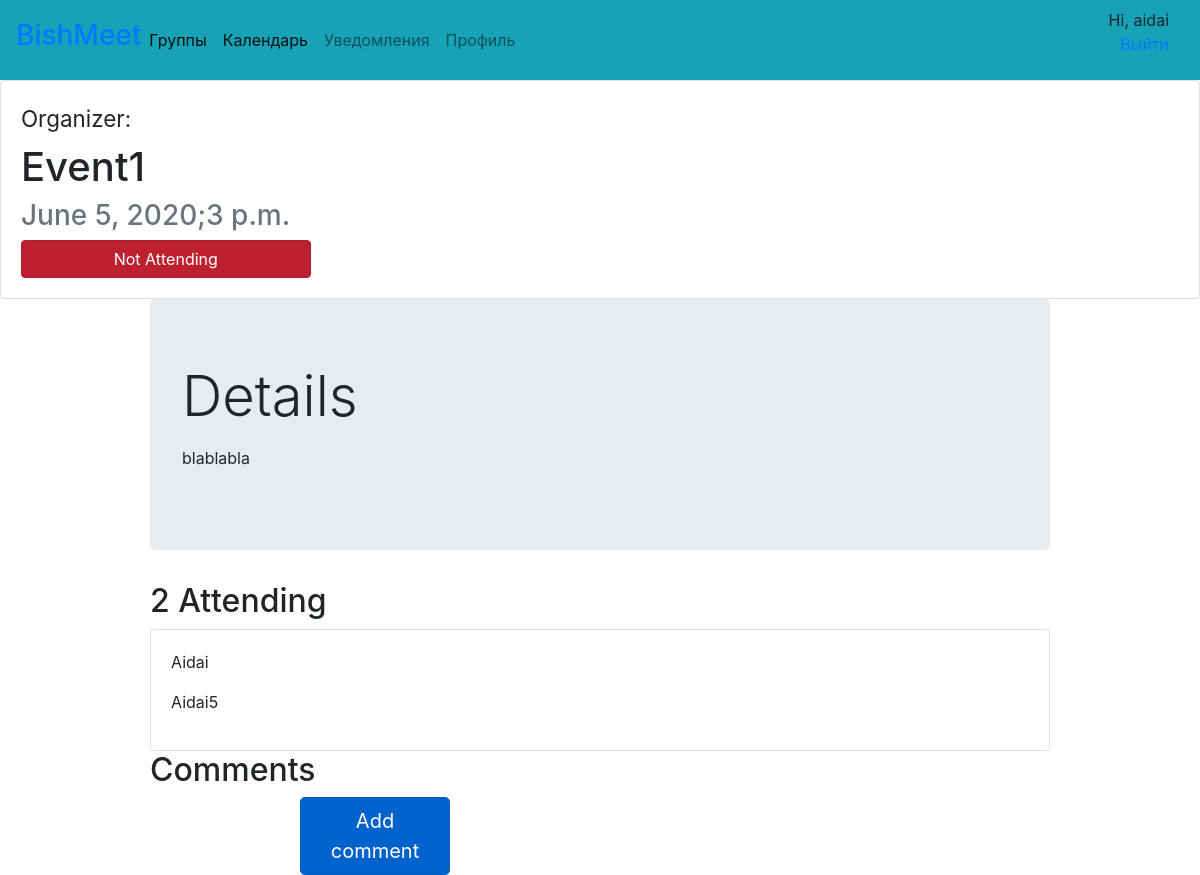
The app's page /events/events/1/ (signed in) with its own data.
### events/models.py (models this page shows, shortened)
class Event(models.Model):
    user = models.ForeignKey(User, related_name='events', on_delete=models.CASCADE)
    group = models.ForeignKey(Group, related_name='events', null=True, blank=True, on_delete=models.CASCADE)
    name = models.CharField(max_length=50)
    details = HTMLField('Details')
    venue = models.CharField(max_length=200)
    date = models.DateField(help_text='Please use the following format: <em>YYYY-MM-DD</em>.')
    time = models.TimeField(help_text='Please use the following format: <em>HH:MM:SS<em>')
    attendees = models.ManyToManyField(settings.AUTH_USER_MODEL, related_name='attending', blank=True)
    num_of_attendees = models.PositiveIntegerField(default=0, blank=True)
    class Meta:
        verbose_name = 'event'
        verbose_name_plural = 'events'
        ordering = ['date', 'time']
    def get_number_of_attendees(self):
        return self.attendees.all().count()

### events/views.py (the view, shortened to what this page needs)
# urls.py: path('events/<int:pk>/', EventDetail.as_view(), name='event-detail'),
class EventDetail(LoginRequiredMixin, View):
    def get(self, request, *args, **kwargs):
        view = EventDisplay.as_view()
        return view(request, *args, **kwargs)

### events/views.py (called while the page is built)
    def get_context_data(self, **kwargs):
        context = super().get_context_data(**kwargs)
        context['attending'] = self.get_object().attendees.all
        return context

### events/templates/events/detail.html (shortened to what this page needs)
{% extends 'events/base.html' %}
{% load events_tags %}
{% load events_filters %}
{% load crispy_forms_filters %}
{% load cloudinary %}
  {% block content %}
      <div class="card">
        <div class="card-body">
            <h3 class="card-text"><small>Organizer: {{ event.creator|capfirst }}</small></h3>
            <h1 class="card-text">{{ event.name }}</h1>
            <h3 class="card-text text-muted float-left">{{ event.date }}; </h3>
            <h3 class="card-text text-muted">{{ event.time }}</h3>
            {% if request.user in attending %}
                <a class="btn btn-danger btn active w-25" href="{% url 'events:not_attend_event' event.id %}">Not Attending</a>
            {% else %}
                <a class="btn btn-success btn active w-25" href="{% url 'events:attend_event' event.id %}">Attend</a>
            {% endif %}
        </div>
      </div>
      <div class="jumbotron w-75 mx-auto">
        <h1 class="display-4">Details</h1>
        <p class="lead">{{ event.details|safe }}</p>
      </div>
    <div class="mx-auto w-75">
        <h2>{{ event.get_number_of_attendees }} Attending</h2>
            <div class="card card-body">
                {% for attendee in attending %}
                    <p>{{ attendee.username|capfirst }}</p>
                {% endfor %}
            </div>
        </div>
    <div>
        <h2 class="w-75 mx-auto">{{ event.get_comments_number }} Comments</h2>
    </div>
    <div class="mx-auto w-100">
      <form class="mx-auto w-50" method="post"> {% csrf_token %}
        <button class="mx-auto btn btn-primary btn-lg active w-25" type="submit">Add comment</button>
      </form>
    </div>
  {% endblock %}

### templates/base.html (shortened to what this page needs)
{% load static %}
<!DOCTYPE html>
<html lang="en">
    <head>
        <link rel="stylesheet" href="./src/css/bootstrap-reboot.min.css">
        <link rel="stylesheet" href="./src/css/bootstrap-grid.min.css">
        <link rel="stylesheet" href="https://stackpath.bootstrapcdn.com/bootstrap/4.5.0/css/bootstrap.min.css">
        <link rel="stylesheet" href="https://stackpath.bootstrapcdn.com/font-awesome/4.7.0/css/font-awesome.min.css">
    </head>
<body>
    <nav class="navbar navbar-expand-lg navbar-light bg-info sticky-top">
        <h3 class="logo_text"><a href="{% url 'home' %}"> BishMeet </a></h3>
            <ul class="navbar-nav mr-auto">
                <li class="nav-item active">
                    <a class="nav-item nav-link" href="{% url 'groups:all' %}"> Группы </a>
                </li>
                <li class="nav-item active">
                    <a class="nav-item nav-link" href="{% url 'events:event-list' %}"> Календарь </a>
                </li>
                <li class="nav-item">
                    <a class="nav-link" href="{% url 'actions:notification_list' %}"> Уведомления </a>
                </li>
                <li class="nav-item">
                    <a class="nav-link" href="{% url 'userprofile:edit' %}"> Профиль </a>
                </li>
            </ul>
            <div class="col-3 .p-r-20 text-right">
                {% if user.is_authenticated %}
                    Hi, {{ user.username }}
                    <p><a href="{% url 'logout' %}"> Выйти </a></p>
                {% else %}
                    <p>You are not logged in</p>
                    <a class="menu_items_text"><a href="{% url 'login' %}"> Войти </a>
                    <a class="menu_items_text"><a href="{% url 'accounts:signup' %}"> Зарегистрироваться </a>
                {% endif %}
            </div>
    </nav>
    {% block content %}
    {% endblock %}
</body>
</html>

### records on screen
Event: name "Event1", date "June 5, 2020", time "3 p.m.", details "blablabla", get_number_of_attendees "2"

### other values on screen
{{ user.username }} "aidai"
{{ attendee.username|capfirst }} "Aidai"
{{ attendee.username|capfirst }} "Aidai5"
